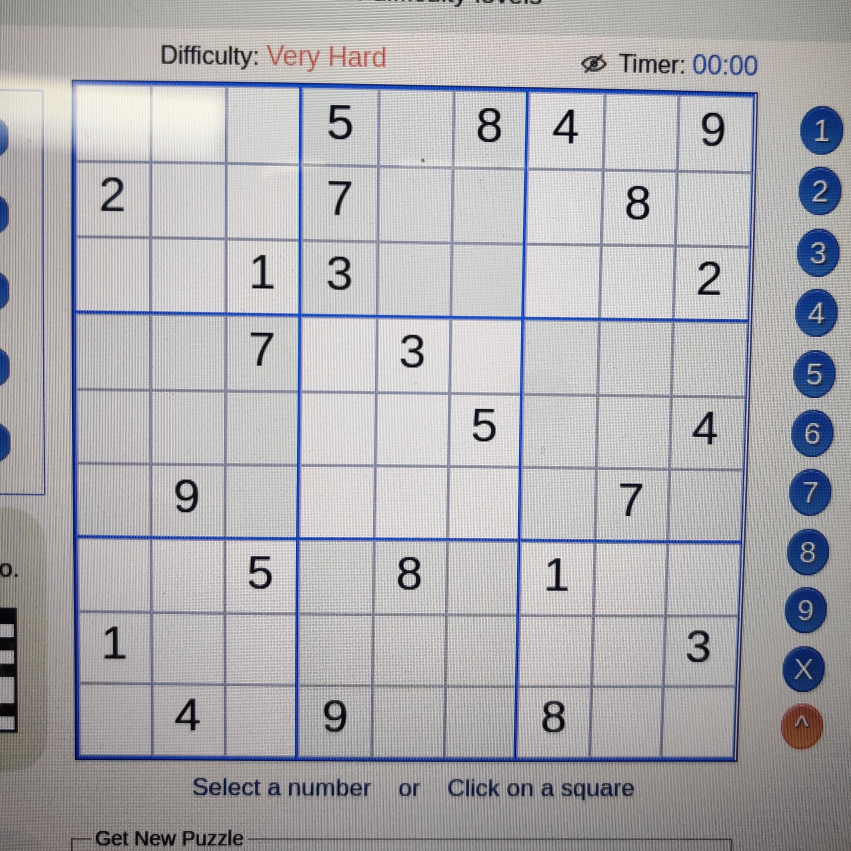
#> input picture detection/images/sudoku0.jpg, 2553 x 2553 px (shown at 1/3 size); its folder holds only this picture in this run
$ python detection.py
#> lines starting #> are read from the running program, lines starting #| are printed output that depends on the picture; after the words box and inside, x2 and y2 are one past the last pixel; in counts of white or black regions, pixels touching at a corner belong together
import cv2
import numpy as np
from os import listdir

imagesDir = "images/"

imagesPath = listdir(imagesDir)

print(imagesPath)

# [30 lines left out: function image_resize, not called in this run]


for imgName in imagesPath:
    img = cv2.imread(imagesDir + imgName)
#> img is the input picture: shape (2553, 2553, 3); mean B, G, R 177.1, 173.3, 174.3

    # img = image_resize(img, width=500)

    img = cv2.cvtColor(img, cv2.COLOR_BGR2GRAY)
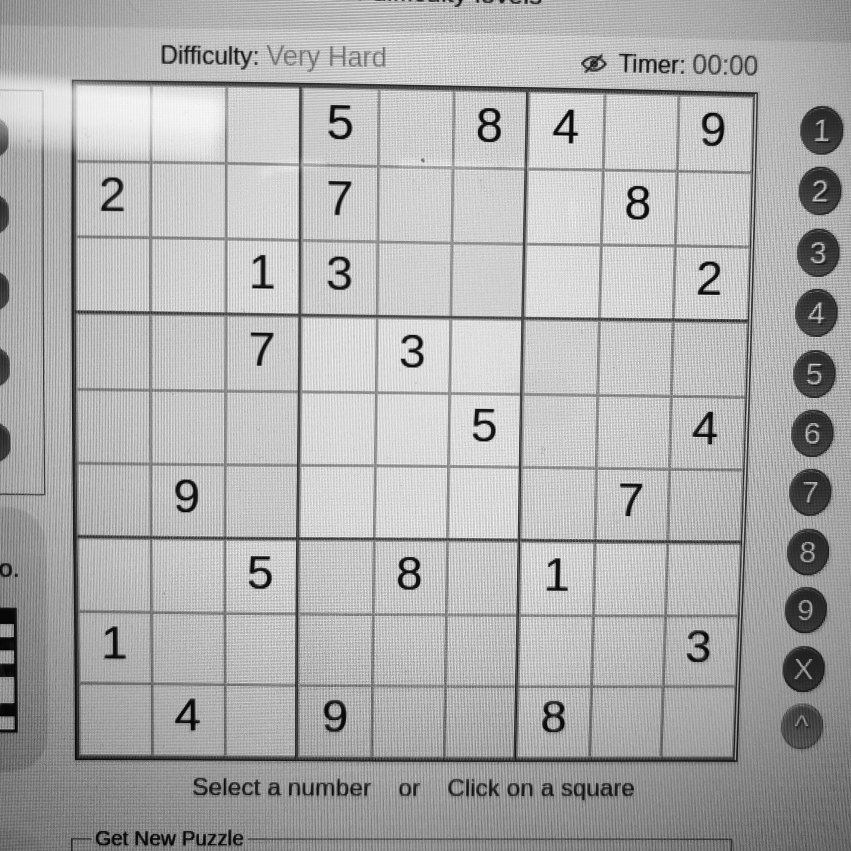
#> img: shape (2553, 2553) (shown at 1/3 size); min 0, max 255, mean 174

    # smooth the image with alternative closing and opening
    # with an enlarging kernel
    morph = img.copy()

    kernel = cv2.getStructuringElement(cv2.MORPH_RECT, (1, 1))
    morph = cv2.morphologyEx(morph, cv2.MORPH_CLOSE, kernel)
    morph = cv2.morphologyEx(morph, cv2.MORPH_OPEN, kernel)

    kernel = cv2.getStructuringElement(cv2.MORPH_RECT, (2, 2))

    # take morphological gradient
    gradient_image = cv2.morphologyEx(morph, cv2.MORPH_GRADIENT, kernel)
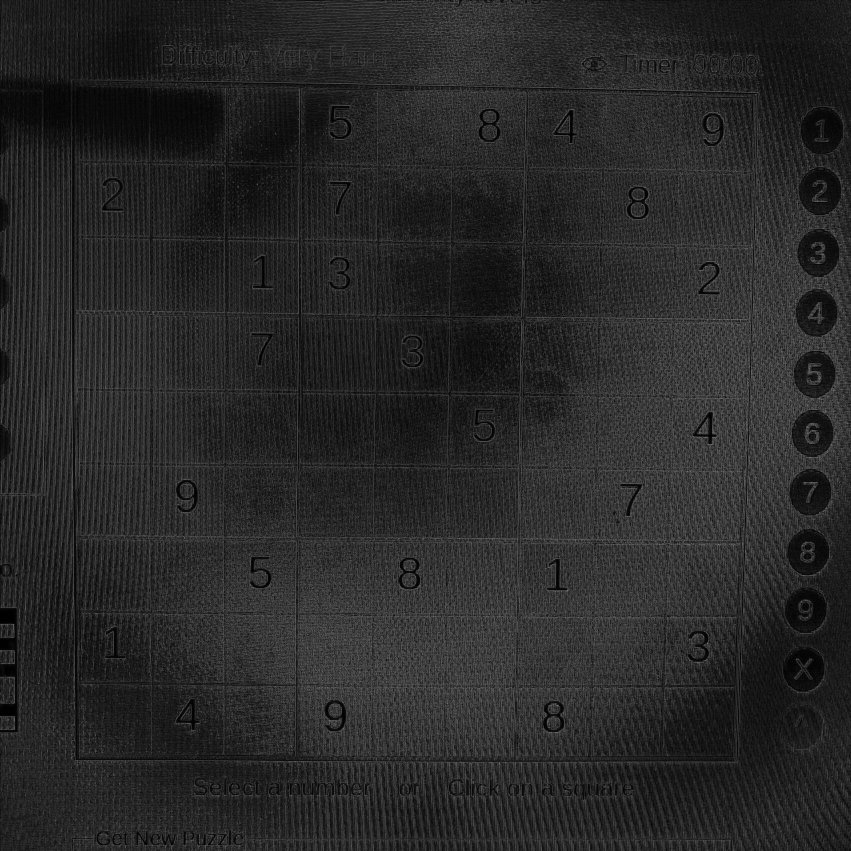
#> gradient_image: shape (2553, 2553) (shown at 1/3 size); min 0, max 199, mean 40

    blur = cv2.GaussianBlur(gradient_image, (7, 7), 2)

    edges = cv2.Canny(blur,10,50)
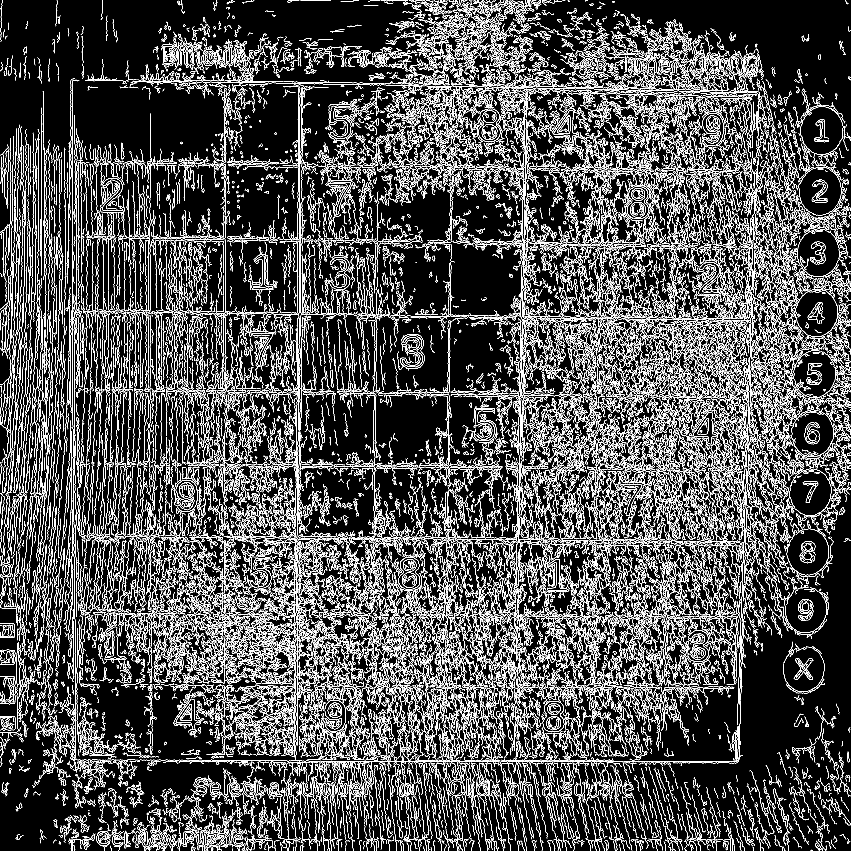
#> edges: shape (2553, 2553) (shown at 1/3 size); 12.8% white in thin lines or dots


    # [12 lines of commented-out code are left out]


    cv2.imshow("image", edges)
    cv2.waitKey(0)


cv2.destroyAllWindows()

$ run again, on detection/images/sudoku12.jpg
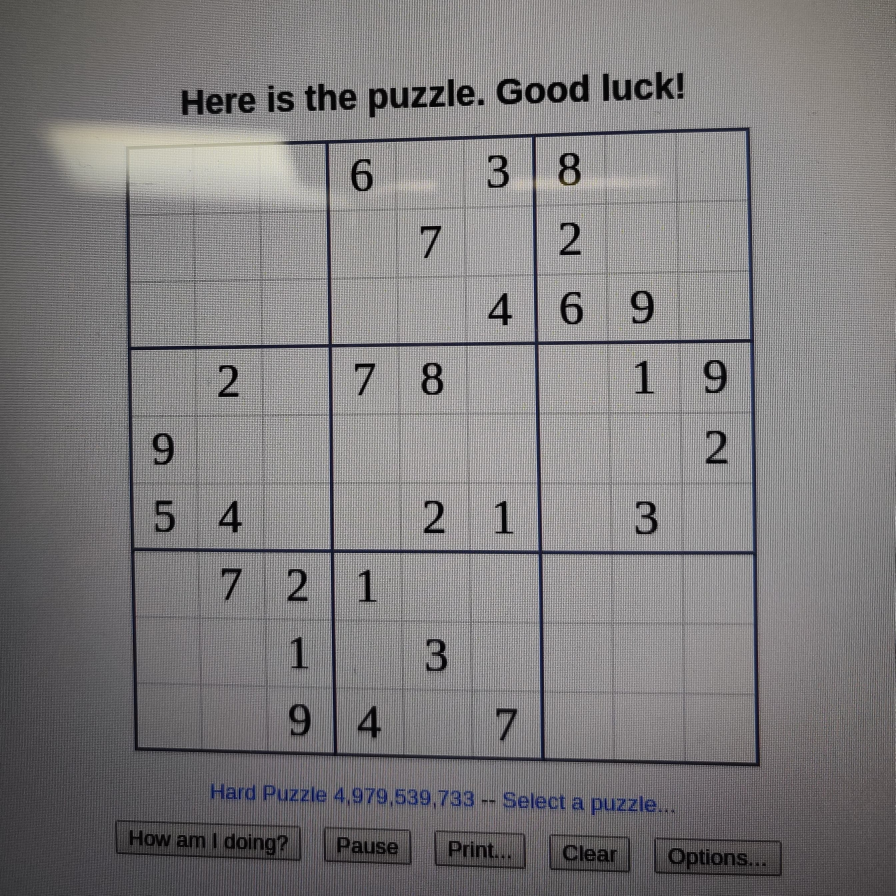
#> input picture detection/images/sudoku12.jpg, 2686 x 2686 px (shown at 1/3 size)
#> img is the input picture: shape (2686, 2686, 3); mean B, G, R 125.7, 124.9, 127.1
#> img: shape (2686, 2686)
#> `gradient_image = cv2.morphologyEx(morph, cv2.MORPH_GRADIENT, kernel)`:
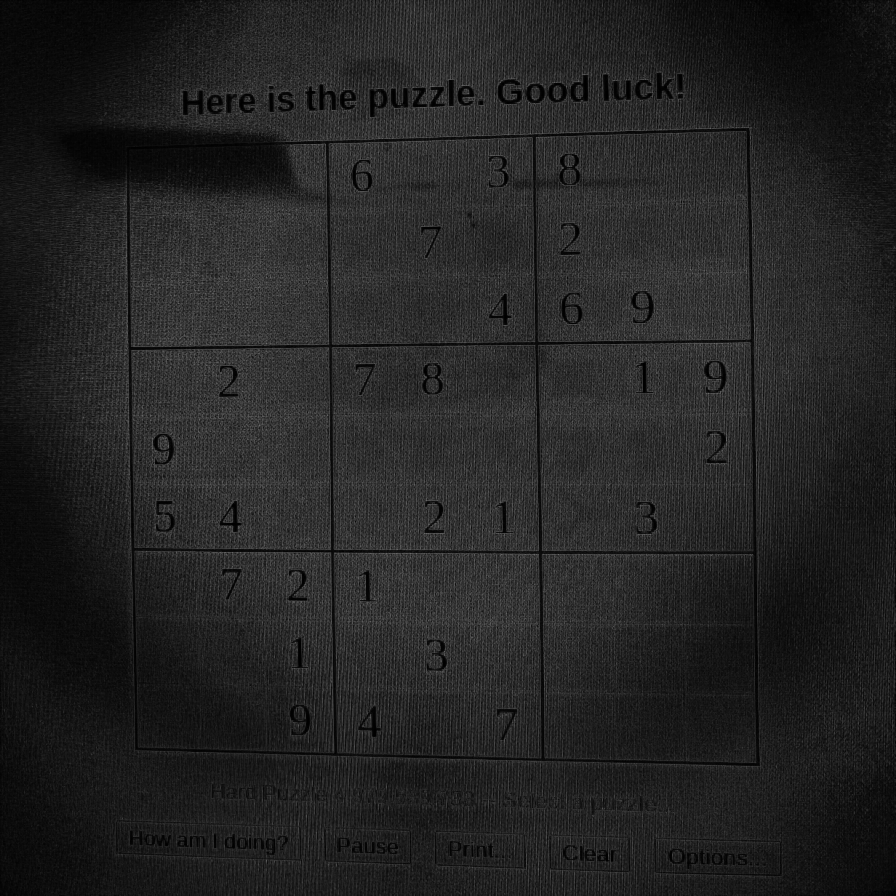
#> gradient_image: shape (2686, 2686) (shown at 1/3 size); min 0, max 182, mean 35.5
#> `edges = cv2.Canny(blur,10,50)`:
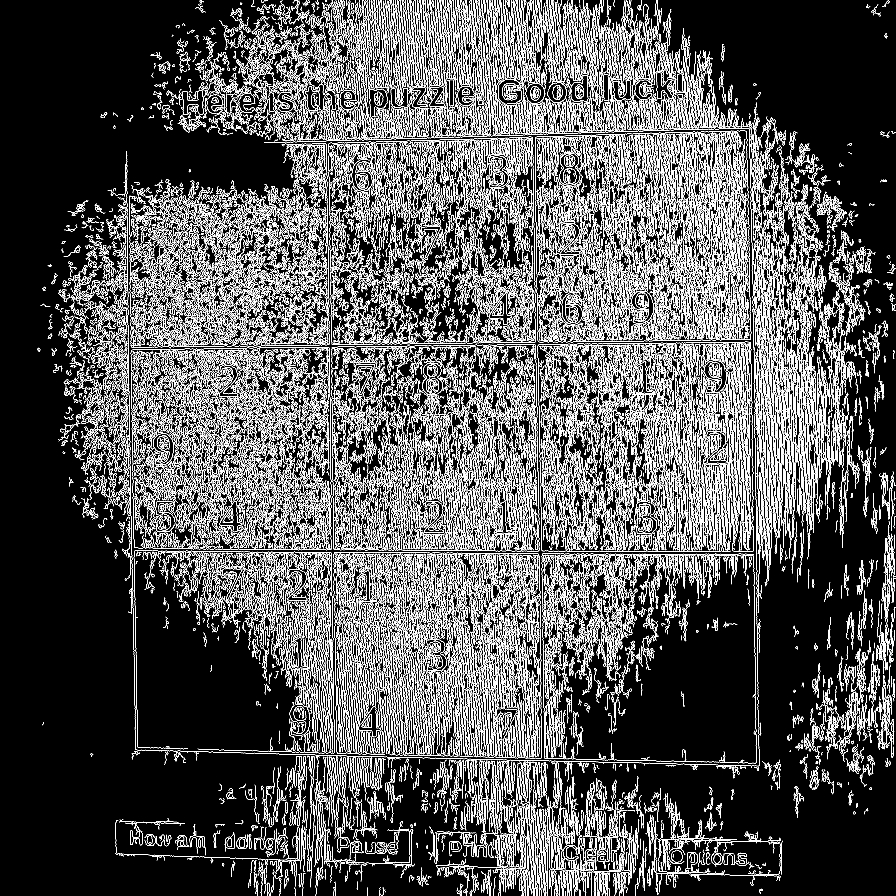
#> edges: shape (2686, 2686) (shown at 1/3 size); 13.2% white in thin lines or dots

$ run again, on detection/images/sudoku13.jpg
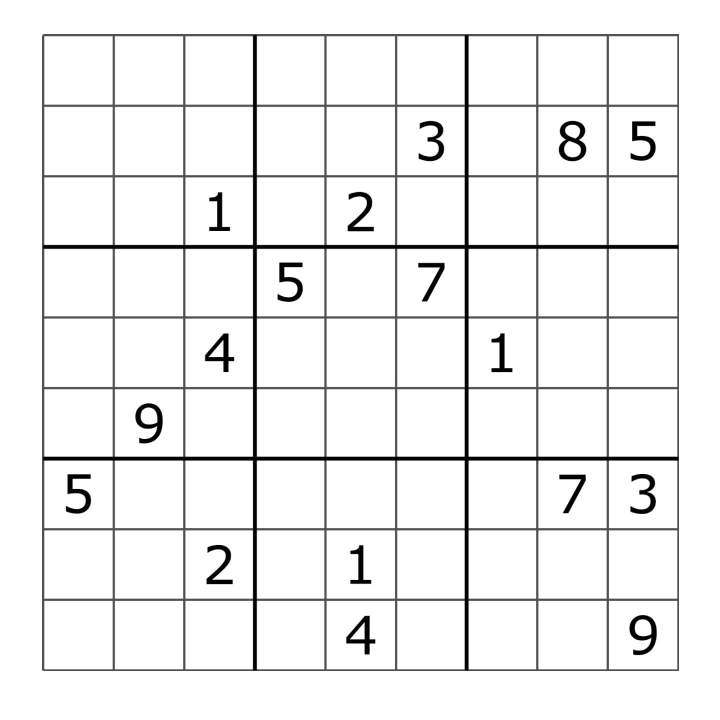
#> input picture detection/images/sudoku13.jpg, 1440 x 1440 px (shown at 1/2 size)
#> img is the input picture: shape (1440, 1440, 3); min 0, max 255, mean 239.7
#> img: shape (1440, 1440)
#> `gradient_image = cv2.morphologyEx(morph, cv2.MORPH_GRADIENT, kernel)`:
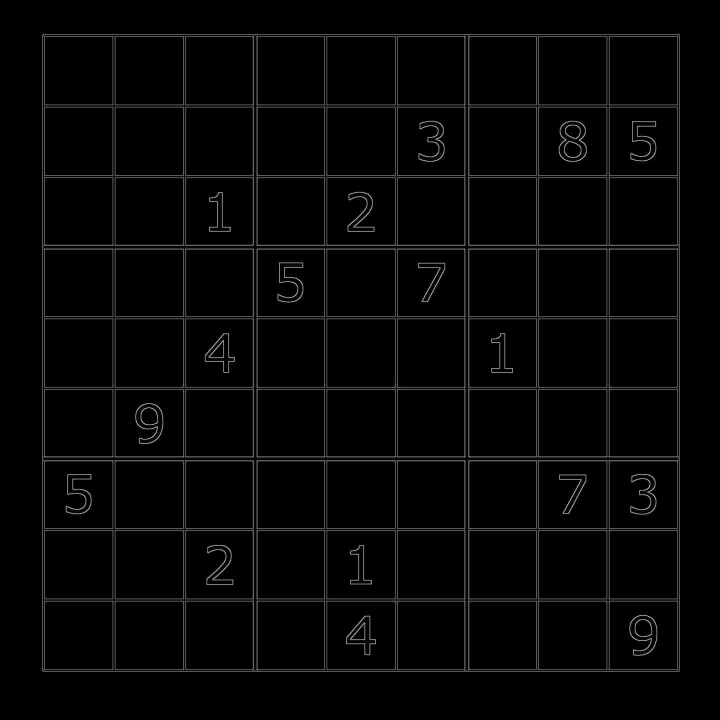
#> gradient_image: shape (1440, 1440) (shown at 1/2 size); min 0, max 254, mean 5.6
#> `edges = cv2.Canny(blur,10,50)`:
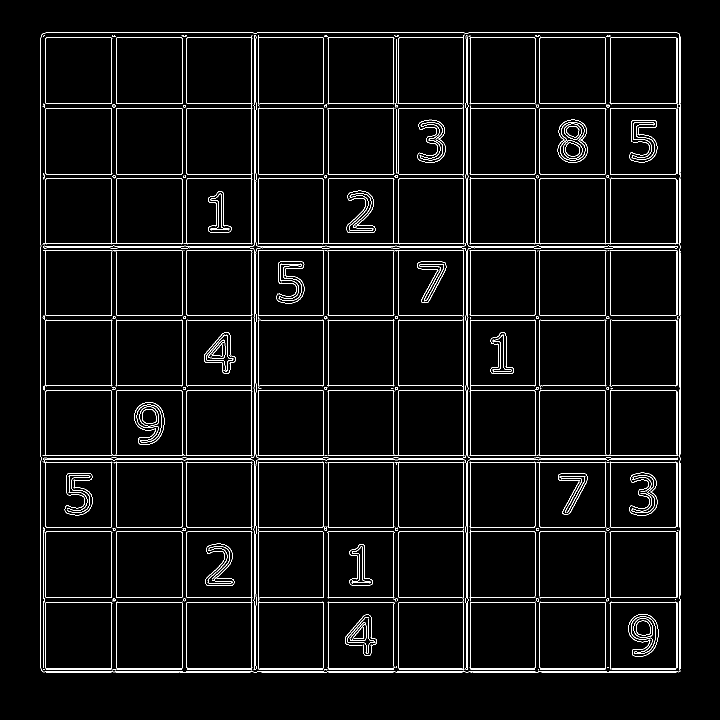
#> edges: shape (1440, 1440) (shown at 1/2 size); 3.7% white in thin lines or dots, all inside (x1, y1, x2, y2) = (81, 65, 1362, 1346)

$ run again, on detection/images/sudoku14.jpg
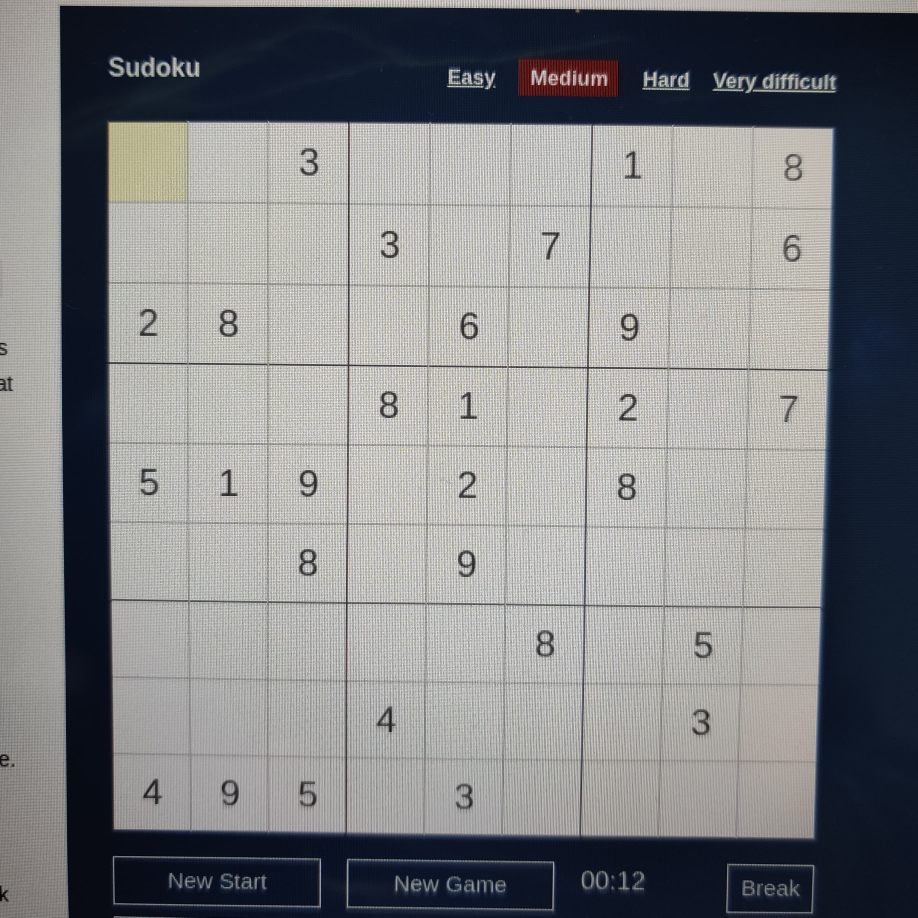
#> input picture detection/images/sudoku14.jpg, 2753 x 2753 px (shown at 1/3 size)
#> img is the input picture: shape (2753, 2753, 3); mean B, G, R 132.2, 130.2, 128.8
#> img: shape (2753, 2753)
#> `gradient_image = cv2.morphologyEx(morph, cv2.MORPH_GRADIENT, kernel)`:
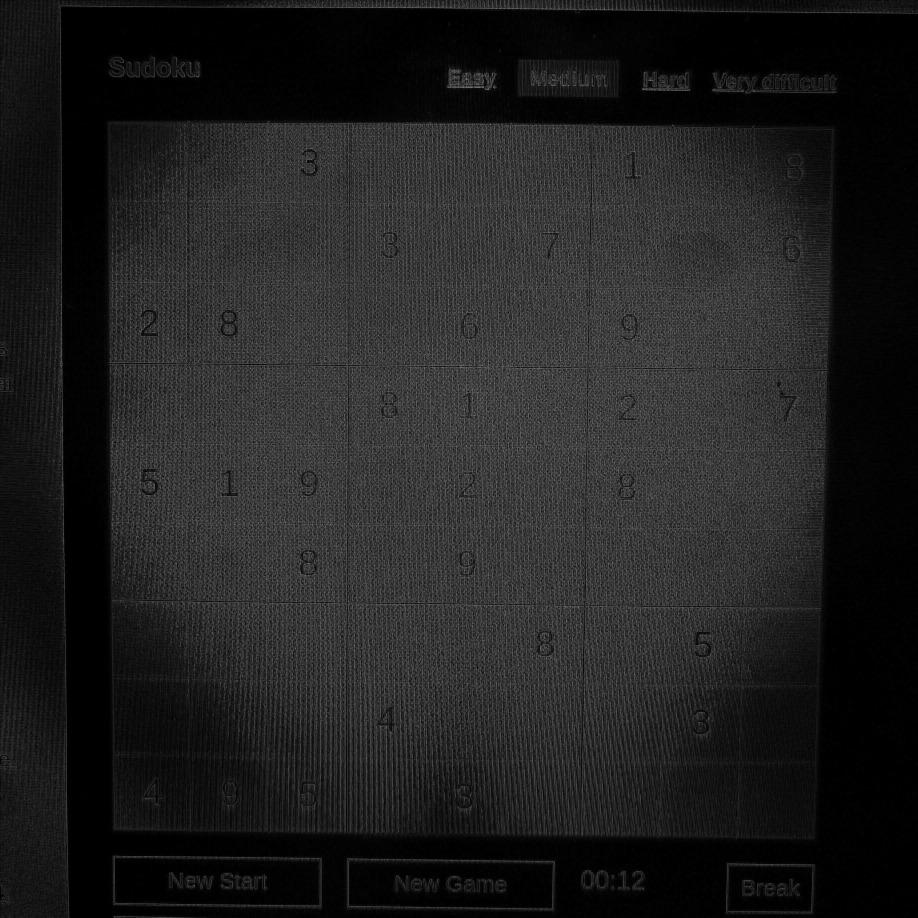
#> gradient_image: shape (2753, 2753) (shown at 1/3 size); min 0, max 221, mean 32.3
#> `edges = cv2.Canny(blur,10,50)`:
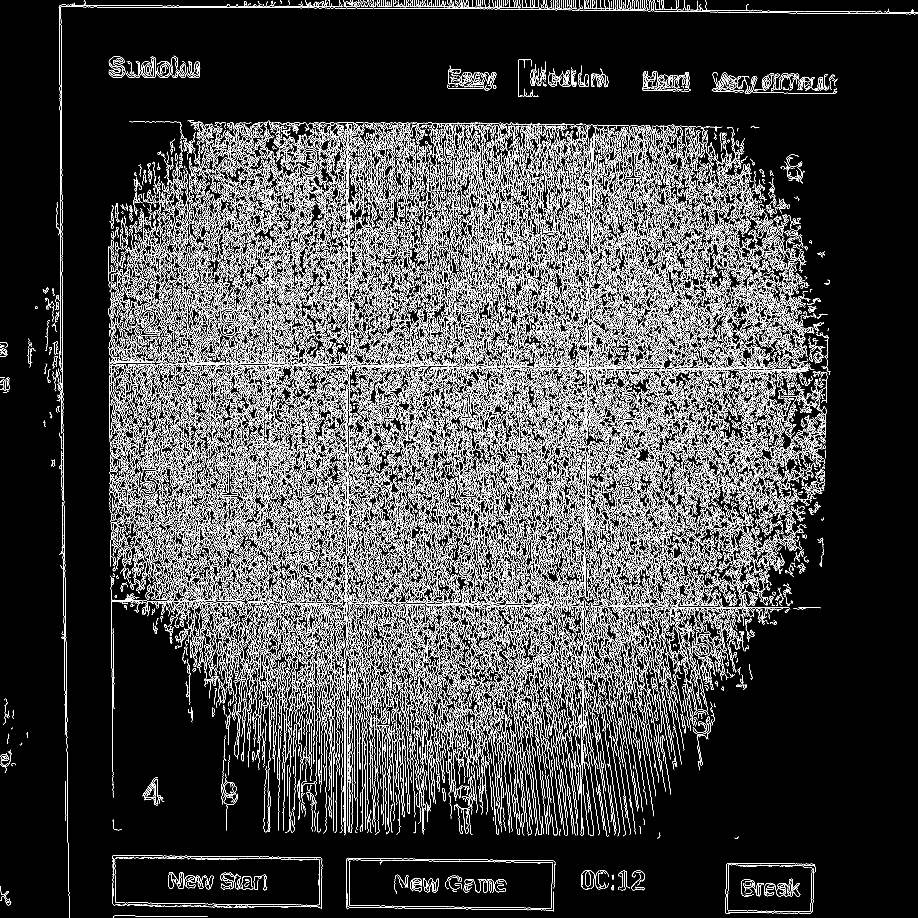
#> edges: shape (2753, 2753) (shown at 1/3 size); 11.1% white in thin lines or dots
